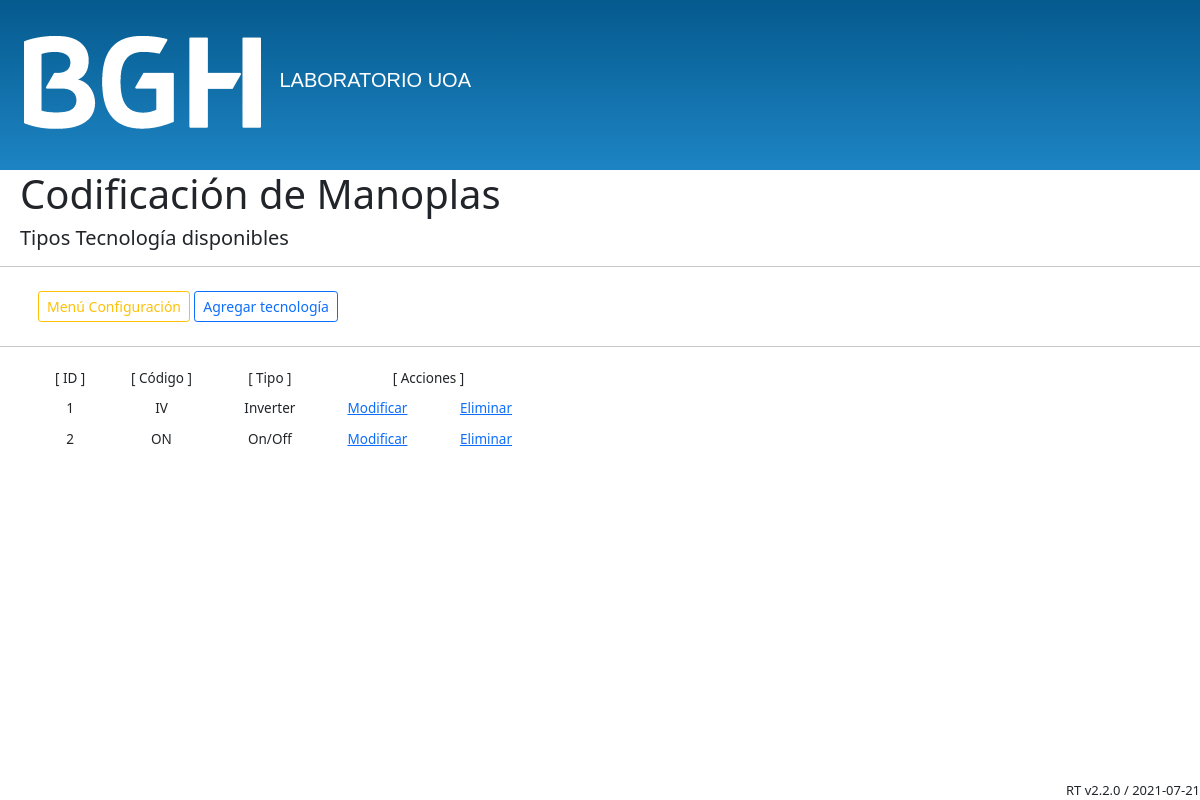
/listar_tec.php, run on the app's committed database.
### tables this page shows
CREATE TABLE `tecnologia` (
  `id_tec` int(11) NOT NULL,
  `tec_codigo` text NOT NULL,
  `tec_nombre` text NOT NULL
);

### listar_tec.php (the view, shortened to what this page needs)
<?php
    include("conexion.php");
    $sql = "SELECT * FROM tecnologia";
    $res = mysqli_query($conexion, $sql);
?>
<!DOCTYPE html>
<html lang="es">
    <head>
        <link href="https://cdn.jsdelivr.net/npm/bootstrap@5.0.0-beta3/dist/css/bootstrap.min.css" rel="stylesheet">
        <link rel="stylesheet" href="css/styles.css">
        <link rel="stylesheet" href="css/list.css">
    </head>
    <body>
        <header id="header">
            <img class="header-img" src="image/BGH_logo_transparente_25.png" alt="Logo BGH">
            <label class="titulo-baner">LABORATORIO UOA</label>
        </header>
        <main>
            <header>
                <h1 class="titulo">Codificación de Manoplas</h1>
            </header>
            <section>
                <header class="subtitulo">
                    <h5>Tipos Tecnología disponibles</h5>
                </header>
            </section>
            <hr>
            <div class="botones">
                <div class="p-2 bd-highlight">
                    <button class="btn btn-outline-warning btn-sm" type="button" onclick="location.href='menu_configuracion.html'">Menú Configuración</button>
                    <td><button class="btn btn-outline-primary btn-sm" type="button" onclick="location.href='form_alta_tec.html'">Agregar tecnología</button></td>
                </div>
            </div>
            <hr>
            <div class="desplazar-tabla">
                <table>
                    <tr>
                        <th>[ ID ]</th>
                        <th>[ Código ]</th>
                        <th>[ Tipo ]</th>
                        <th colspan="2">[ Acciones ]</th>
                    </tr>
                    <?php
                    while($vec = mysqli_fetch_array($res)) {
                    ?>
                    <tr>
                        <td><?php echo $vec[0];?></td>
                        <td><?php echo $vec[1];?></td>
                        <td><?php echo $vec[2];?></td>
                        <td><a href="form_modificar_tec.php?id=<?php echo $vec[0];?>">Modificar</a></td>
                        <td><a href="procesar_eliminar_tec.php?id=<?php echo $vec[0];?>">Eliminar</a></td>
                    <?php
                    }
                    ?>
                    </tr>
                </table>
            </div>
        </main>
        <footer>
            <label class="version"></label>
        </footer>
    </body>
</html>

### css/styles.css (style rules this page uses)
#header { background-color: #1d84c3; background-image: linear-gradient(to bottom, #055a8e 0%, #1d84c3 100%); height: 170px; }
#header { font-family: "Helvetica Neue", Helvetica, Arial, sans-serif; }
.header-img { position: relative; top: 32px; left: 20px; }
.titulo { margin-left: 20px; }
.subtitulo { margin-left: 20px; }
.titulo-baner { position: relative; left: 30px; top: 32px; color: white; font-family: Arial, Helvetica, sans-serif; font-size: 20px; }
.botones { margin-left: 30px; margin-right: 30px; }
.version { font-size: small; position: fixed; bottom: 0; right: 0; }
.desplazar-tabla { margin-left: 37px; }

### css/list.css (style rules this page uses)
table { width: 500px; }
td, th { text-align: center; font-size: 13.5px; font-weight: normal; padding: 5px; }

### data on the page
tecnologia: id_tec "1", tec_codigo "IV", tec_nombre "Inverter"
tecnologia: id_tec "2", tec_codigo "ON", tec_nombre "On/Off"
